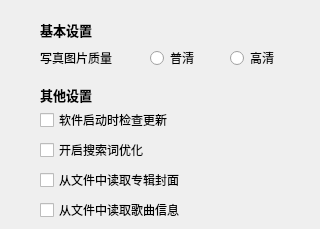
   <widget class="QWidget" name="four">
    <widget class="QLabel" name="baseSetOtherWidget">
     <property name="geometry">
      <rect>
       <x>40</x>
       <y>20</y>
       <width>60</width>
       <height>20</height>
      </rect>
     </property>
     <property name="styleSheet">
      <string notr="true">background-color:transparent;
font-size:13px;
font-weight:bold;</string>
     </property>
     <property name="text">
      <string>基本设置</string>
     </property>
    </widget>
    <widget class="QRadioButton" name="otherNorImgRadioBox">
     <property name="geometry">
      <rect>
       <x>150</x>
       <y>50</y>
       <width>80</width>
       <height>16</height>
      </rect>
     </property>
     <property name="text">
      <string>普清</string>
     </property>
    </widget>
    <widget class="QRadioButton" name="otherHerImgRadioBox">
     <property name="geometry">
      <rect>
       <x>230</x>
       <y>50</y>
       <width>80</width>
       <height>16</height>
      </rect>
     </property>
     <property name="text">
      <string>高清</string>
     </property>
    </widget>
    <widget class="QLabel" name="otherImageLabel">
     <property name="geometry">
      <rect>
       <x>40</x>
       <y>50</y>
       <width>101</width>
       <height>16</height>
      </rect>
     </property>
     <property name="text">
      <string>写真图片质量</string>
     </property>
    </widget>
    <widget class="QCheckBox" name="otherUpdateCheckBox">
     <property name="geometry">
      <rect>
       <x>40</x>
       <y>110</y>
       <width>271</width>
       <height>20</height>
      </rect>
     </property>
     <property name="text">
      <string>软件启动时检查更新</string>
     </property>
    </widget>
    <widget class="QCheckBox" name="otherSearchCheckBox">
     <property name="geometry">
      <rect>
       <x>40</x>
       <y>140</y>
       <width>271</width>
       <height>20</height>
      </rect>
     </property>
     <property name="text">
      <string>开启搜索词优化</string>
     </property>
    </widget>
    <widget class="QCheckBox" name="otherAlbumCheckBox">
     <property name="geometry">
      <rect>
       <x>40</x>
       <y>170</y>
       <width>271</width>
       <height>20</height>
      </rect>
     </property>
     <property name="text">
      <string>从文件中读取专辑封面</string>
     </property>
    </widget>
    <widget class="QCheckBox" name="otherInfoCheckBox">
     <property name="geometry">
      <rect>
       <x>40</x>
       <y>200</y>
       <width>271</width>
       <height>20</height>
      </rect>
     </property>
     <property name="text">
      <string>从文件中读取歌曲信息</string>
     </property>
    </widget>
    <widget class="QLabel" name="otherShowInfoOtherWidget">
     <property name="geometry">
      <rect>
       <x>40</x>
       <y>85</y>
       <width>60</width>
       <height>20</height>
      </rect>
     </property>
     <property name="styleSheet">
      <string notr="true">background-color:transparent;
font-size:13px;
font-weight:bold;</string>
     </property>
     <property name="text">
      <string>其他设置</string>
     </property>
    </widget>
   </widget>
